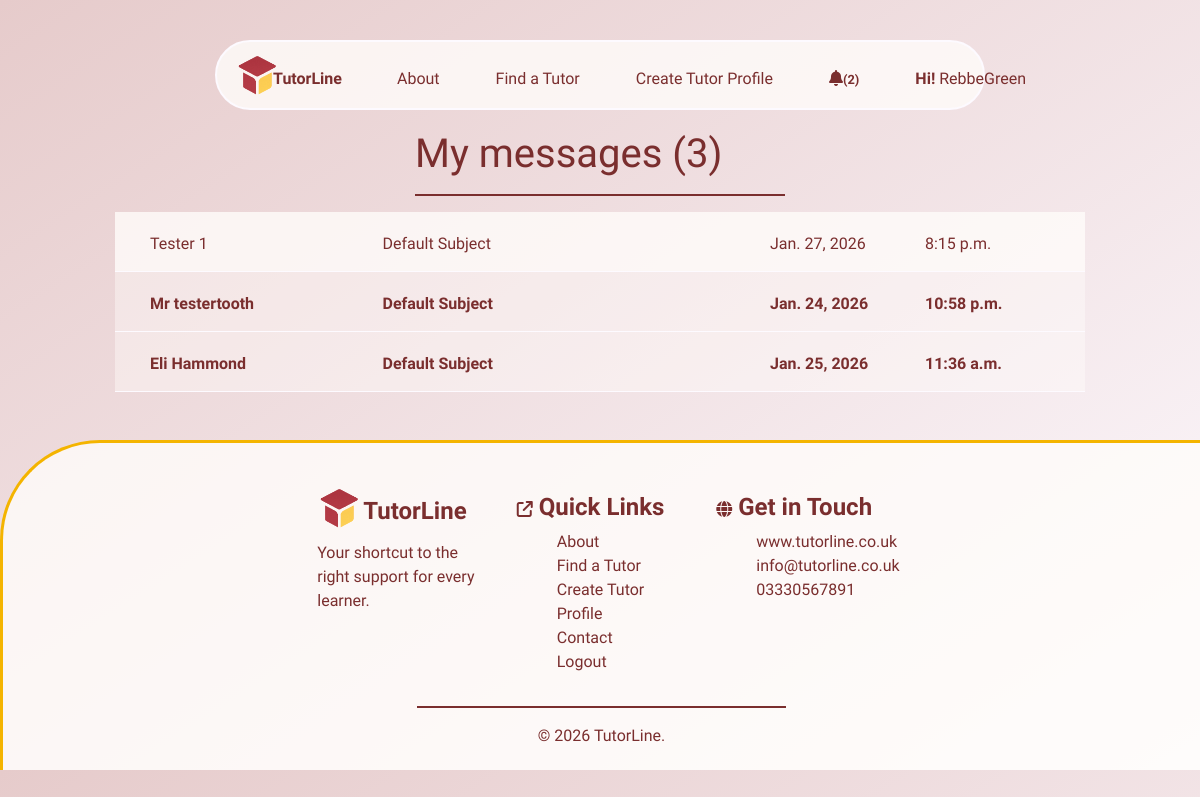
Before: /messaging/ (signed in) with the older database file.
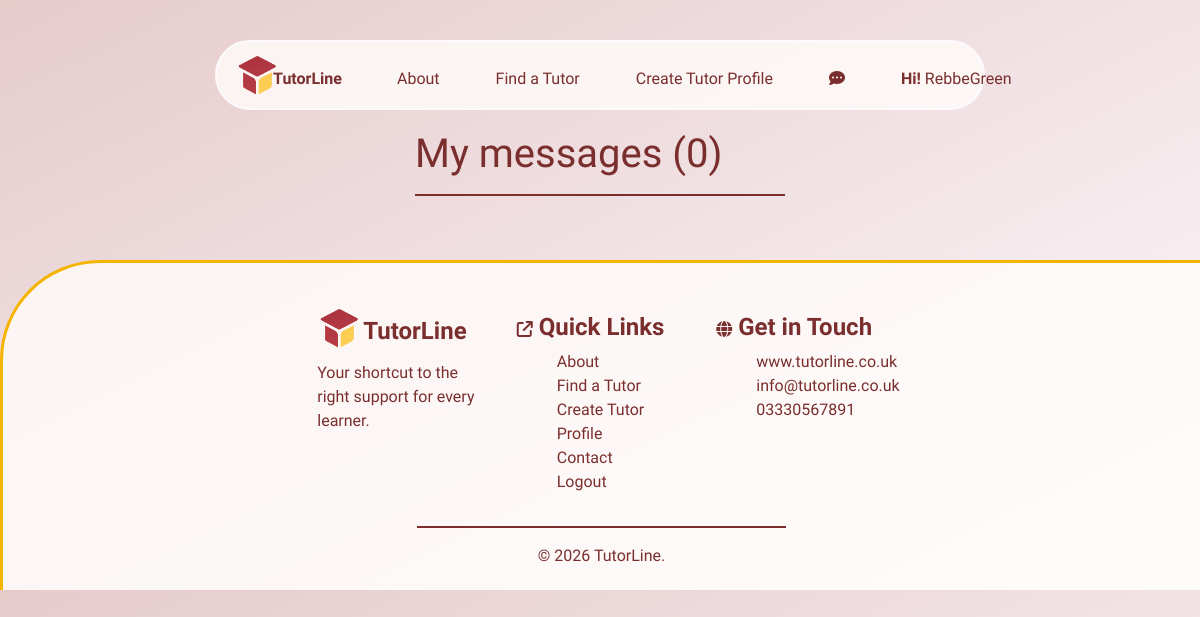
After: the same page with the newer database file.
### messaging/models.py (models this page shows, shortened)
class Message(models.Model):
    send_to = models.CharField(max_length=254)
    name = models.CharField(max_length=254)
    subject = models.CharField(max_length=254)
    Phone = models.CharField(max_length=254)
    email = models.EmailField()
    message = models.TextField()
    day_sent = models.DateField(auto_now=True)
    time_sent = models.TimeField(auto_now=True)
    read = models.BooleanField(default=False)

### messaging/views.py (the view)
# urls.py: path('', views.messaging, name='messaging'),
def messaging(request):
    message = Message.objects.all()
    current_user = request.user.username
    my_messages = Message.objects.filter(send_to=current_user)
    message_count = len(my_messages)
    print("user is",  request.user.username)
    context = {
        'message': message,
        'message_count': message_count,
    }
    return render(request, 'messaging/messaging.html', context)

### messaging/contexts.py (called while the page is built)
def messaging(request):
    message = Message.objects.all()
    current_user = request.user.username
    my_messages = Message.objects.filter(send_to=current_user)
    unread_messages = my_messages.filter(read=False)
    message_count = len(my_messages)
    unread_count = len(unread_messages)
    context = {
        'message': message,
        'message_count': message_count,
        'unread_count': unread_count,
    }
    return context

### messaging/templates/messaging/messaging.html (shortened to what this page needs)
{% extends "base.html" %}
{% load static %}
{% block extracss%}
    <link rel="stylesheet" href="{% static 'css/messaging.css' %}">
{% endblock %}
{% block content %}
<div class="container-fluid">
    <div class="row">
        <div class="col-4"></div>
        <div class="col-4">
            <h1>My messages ({{ message_count }})</h1>
            <hr>
        </div>
        <div class="col-4"></div>
    </div>
</div>
<section>
    <div class="container-fluid">
        <div class="row">
            <div class="col-1"></div>
            <div class="col-10">
                {% for m in message %}
                {% if m.send_to == user.username %}
                <a href="{% url 'mark_read' m.id %}">
                    <div class="row message-row {% if m.read == False %}message-row-unread {%else %}message-row-read{% endif %}" id="open-message-{{ m.id }}">
                        <div class="col-3">{{ m.name }}</div>
                        <div class="col-5">{{ m.subject }}</div>
                        <div class="col-2">{{ m.day_sent }}</div>
                        <div class="col-2"> {{ m.time_sent }}</div>
                    </div>
                </a>
                {% endif %}
                {% endfor %}
            </div>
            <div class="col-1"></div>
        </div>
    </div>
</section>
{% endblock %}

### templates/base.html (shortened to what the changed rows need)
{% load static %}
<!doctype html>
<html lang="en">
  <head>
    {% block corecss %}
        <link rel="stylesheet" href="{% static 'css/base.css' %}">
        <link rel="stylesheet" href="{% static 'css/mobile-base.css' %}">
        <link rel="stylesheet" href="{% static 'css/buttons.css' %}">
        <link rel="stylesheet" href="https://cdnjs.cloudflare.com/ajax/libs/font-awesome/6.6.0/css/all.min.css">
        <link rel="stylesheet" href="https://cdnjs.cloudflare.com/ajax/libs/font-awesome/6.6.0/css/all.min.css">
        <link rel="stylesheet" href="https://cdn.jsdelivr.net/npm/bootstrap@4.6.2/dist/css/bootstrap.min.css">
    {% endblock %}
    {% block extracss%}
    {% endblock %}
  </head>
  <body>
    <header>
      <div class="container-fluid">
        <div class="row">
          <div class="col-10 col-lg-8" id="nav">
            <ul class="d-none d-md-block nav nav-desktop">
              <span class="nav-options {% if request.user.is_authenticated %}nav-logged{% else %} nav-non-logged{% endif %}">
                {% if request.user.is_authenticated %}
                {% if unread_count >= 1%}
                <li class="message-count-display">
                  <a href="{% url 'messaging' %}">
                    <i class="fa-solid fa-bell"></i><span class="message_num">({{ unread_count }})</span>
                  </a>
                </li>
                {% else %}
                <li class="nav-select">
                  <a href="{% url 'messaging' %}">
                    <i class="fa-solid fa-comment-dots"></i>
                  </a>
                </li>
                {% endif %}
                {% endif %}
              </span>
            </ul>
          </div>
        </div>
      </div>
    </header>
    {% block content %}
    {% endblock %}
  </body>
</html>

Changed rows visible on the page:
removed Message: name "Tester 1", subject "Default Subject", day_sent "Jan. 27, 2026", time_sent "8:15 p.m.", read True (drawn)
removed Message: name "Mr testertooth", subject "Default Subject", day_sent "Jan. 24, 2026", time_sent "10:58 p.m."
removed Message: name "Eli Hammond", subject "Default Subject", day_sent "Jan. 25, 2026", time_sent "11:36 a.m."
Other visible differences:
{{ message_count }}: "3" → "0"
{{ unread_count }}: "2" → (not shown)
